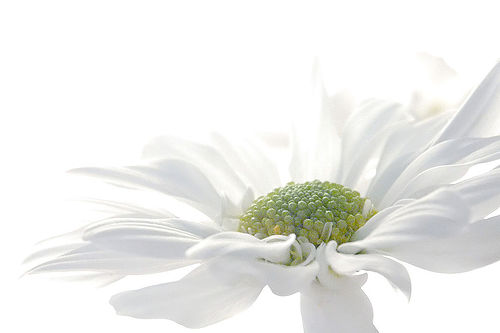
#> input picture image/AHE/RGB_1.jpg, 500 x 333 px, found by its file name
$ python Histogram_Equalization.py
#> lines starting #> are read from the running program, lines starting #| are printed output that depends on the picture
import cv2
import numpy as np
import matplotlib.pyplot as plt

# 全局直方图均衡化函数
def histogram_equalization(image, L_max=255):
    H, W = image.shape

    N = H * W * 1

    out_image = image.copy()

    sum_pixels = 0.

    for i in range(0, 255):
        index = np.where(image == i)
        sum_pixels += len(image[index])
        # HE算法的公式，L_max代表最大灰度级
        s = L_max * (sum_pixels / N)
        out_image[index] = s

    out_image = out_image.astype(np.uint8)

    return out_image

if __name__ == '__main__':

    image = cv2.imread('/mnt/4T/yxj/digital_image_processing/Assignment_1/image/AHE/RGB_1.jpg',0)
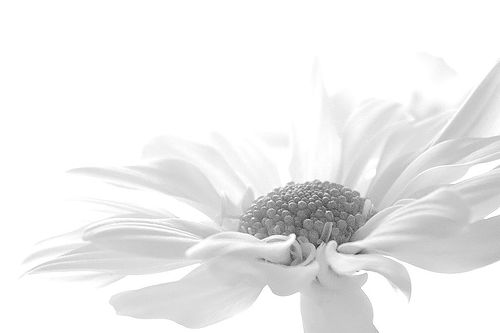
#> image: shape (333, 500); min 33, max 255, mean 236.9
    cv2.imshow('input_gray', image)
    plt.hist(image.ravel(), bins=255, rwidth=0.8, range=(0, 255))
    plt.savefig('/mnt/4T/yxj/digital_image_processing/Assignment_1/image/HE/input_hist_5.png')
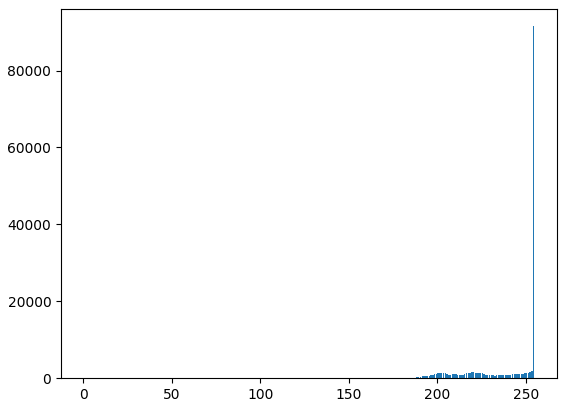
#> figure drawn by matplotlib, 1 panel; tallest bar 91533 high, from x = 254.1 to 254.9
    plt.close()

    out_image = histogram_equalization(image)
#> the loop in histogram_equalization, `for i in range(0, 255):` made 255 passes
#> (index, sum_pixels, s) on passes 1 to 3: ((empty array, empty array), 0, 0), ((empty array, empty array), 0, 0), ((empty array, empty array), 0, 0)
#> after the loop in histogram_equalization, `for i in range(0, 255):`:
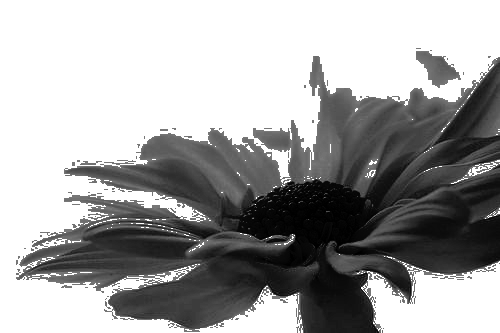
#> out_image: shape (333, 500); min 0, max 255, mean 163.9
#> after the loop in histogram_equalization, `for i in range(0, 255):`: sum_pixels = 77741
    # out_image = cv2.equalizeHist(image)
    cv2.imshow('output_result', out_image)
    plt.hist(out_image.ravel(), bins=255, rwidth=0.8, range=(0, 255))
    plt.savefig('/mnt/4T/yxj/digital_image_processing/Assignment_1/image/HE/output_hist_5.png')
#> figure, not shown here; tallest bar 88759 high, from x = 254.1 to 254.9
    plt.close()
    cv2.waitKey(0)

$ run again, with image/AHE/AHE_good_a2x2.png saved as image/AHE/RGB_1.jpg
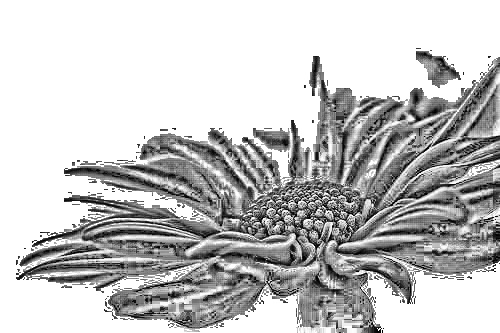
#> input picture image/AHE/AHE_good_a2x2.png, 500 x 333 px, found by its file name
#> image is the input picture: shape (333, 500); min 0, max 255, mean 195.5
#> `plt.savefig('/mnt/4T/yxj/digital_image_processing/Assignment_1/image/H..`:
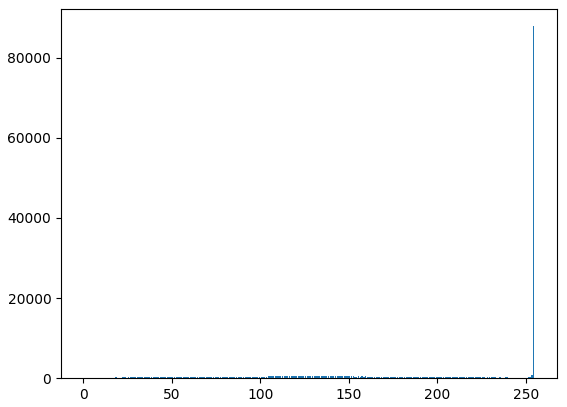
#> figure drawn by matplotlib, 1 panel; tallest bar 87881 high, from x = 254.1 to 254.9
#> the loop in histogram_equalization, `for i in range(0, 255):` made 255 passes
#> (index, sum_pixels, s) on passes 1 to 3: (123 positions, rows 93 to 331, columns 32 to 498, 123, 0.188), (90 positions, rows 59 to 331, columns 44 to 499, 213, 0.326), (96 positions, rows 93 to 332, columns 43 to 499, 309, 0.473)
#> after the loop in histogram_equalization, `for i in range(0, 255):`:
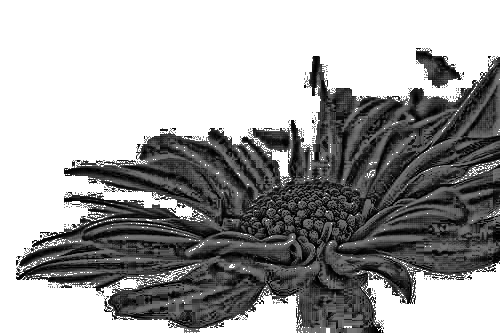
#> out_image: shape (333, 500); min 0, max 255, mean 161.9
#> after the loop in histogram_equalization, `for i in range(0, 255):`: sum_pixels = 79888

$ run again, with image/AHE/input_hist_2.png saved as image/AHE/RGB_1.jpg
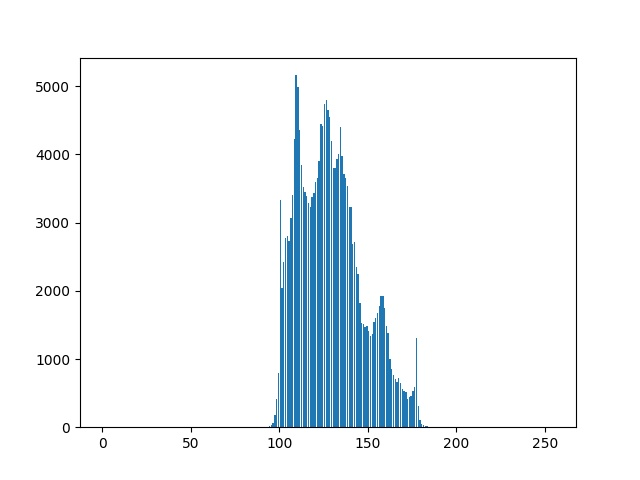
#> input picture image/AHE/input_hist_2.png, 640 x 480 px, found by its file name
#> `plt.savefig('/mnt/4T/yxj/digital_image_processing/Assignment_1/image/H..`:
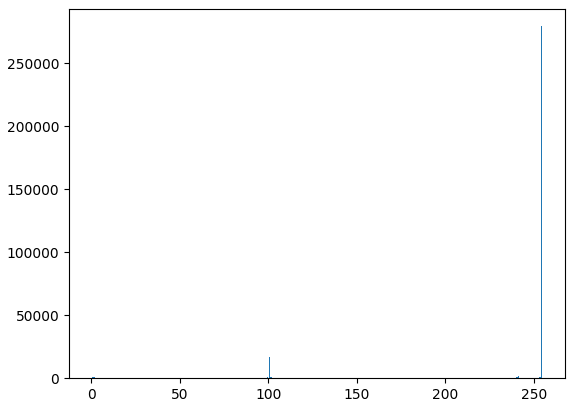
#> figure drawn by matplotlib, 1 panel; tallest bar 279392 high, from x = 254.1 to 254.9
#> the loop in histogram_equalization, `for i in range(0, 255):` made 255 passes
#> (index, sum_pixels, s) on passes 1 to 3: (1032 positions, rows 58 to 447, columns 37 to 576, 1032, 0.857), (825 positions, rows 58 to 447, columns 36 to 576, 1857, 1.54), (60 positions, rows 58 to 447, columns 37 to 576, 1917, 1.59)
#> after the loop in histogram_equalization, `for i in range(0, 255):`:
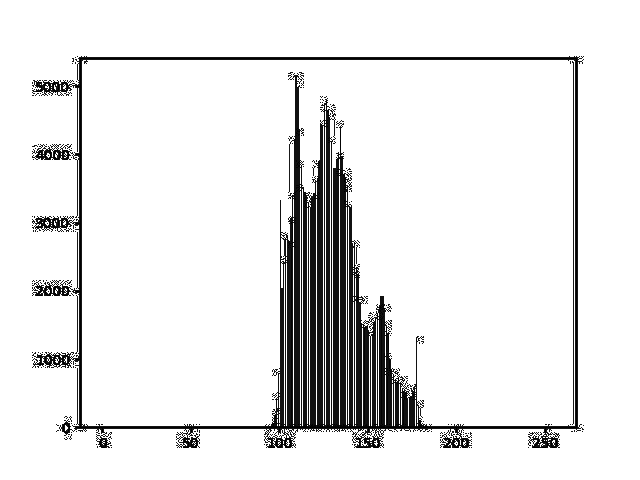
#> out_image: shape (480, 640); min 0, max 255, mean 231.6
#> after the loop in histogram_equalization, `for i in range(0, 255):`: sum_pixels = 30151
